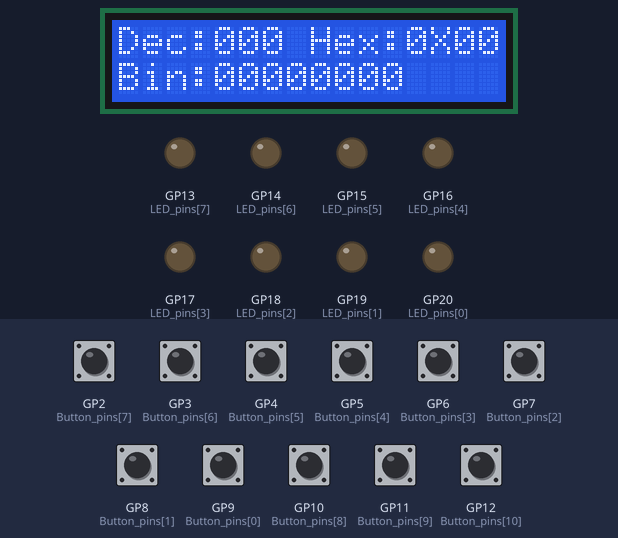
The program below on a simulated Raspberry Pi Pico running MicroPython. Shown: 16×2 character LCD, output pins drawn as LEDs (lit = HIGH). Inputs (shaded band) come from the test bench; at power-on: GP2 (Button_pins[7]), GP3 (Button_pins[6]), GP4 (Button_pins[5]), GP5 (Button_pins[4]), GP6 (Button_pins[3]), GP7 (Button_pins[2]), GP8 (Button_pins[1]), GP9 (Button_pins[0]), GP10 (Button_pins[8]), GP11 (Button_pins[9]), GP12 (Button_pins[10]) LOW. The interpreter's speed is modelled, so counts of loop turns are approximate; library files of the repository ran but are not shown: lcd_api.py, pico_i2c_lcd.py; what the program prints to the serial console is not drawn.

Above: at 1.3 s.
1.4 s: GP2 (Button_pins[7]) pulled HIGH for 0.15 s
At 2.9 s:
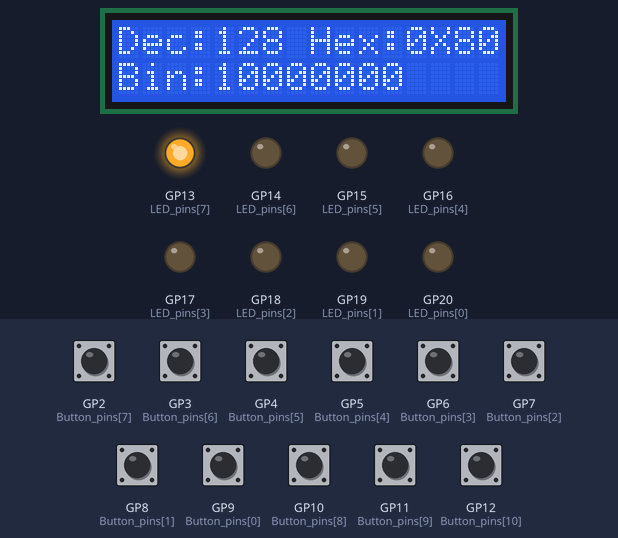
3.4 s: GP3 (Button_pins[6]) pulled HIGH for 0.15 s
At 4.4 s:
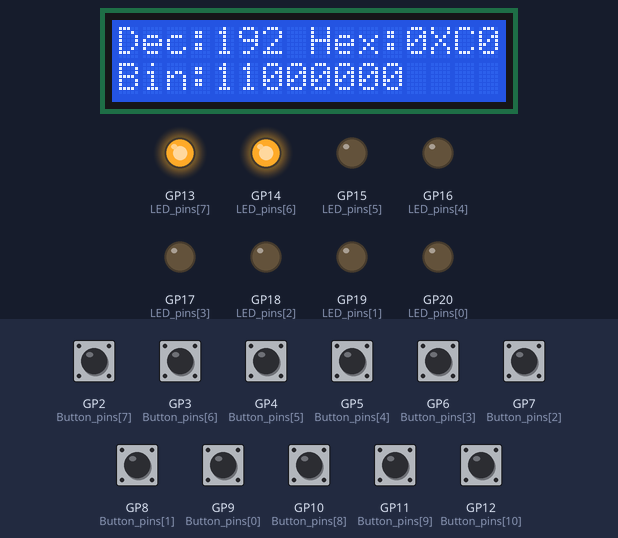
5.4 s: GP4 (Button_pins[5]) pulled HIGH for 0.15 s
At 7.1 s:
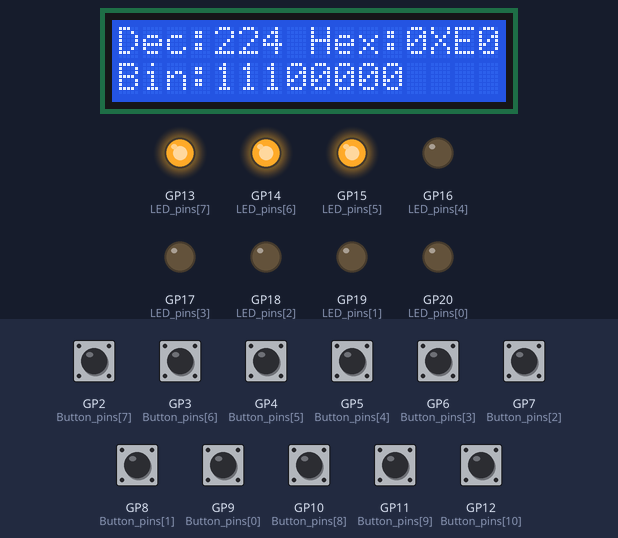
7.4 s: GP5 (Button_pins[4]) pulled HIGH for 0.15 s
At 8.6 s:
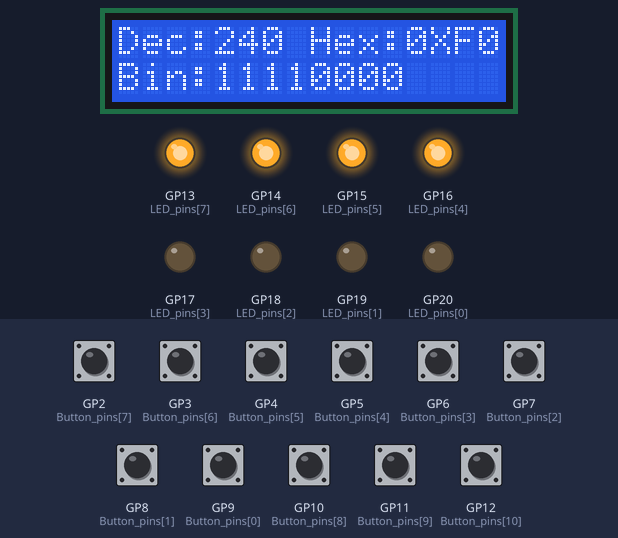
9.4 s: GP11 (Button_pins[9]) pulled HIGH for 0.15 s
At 11.0 s:
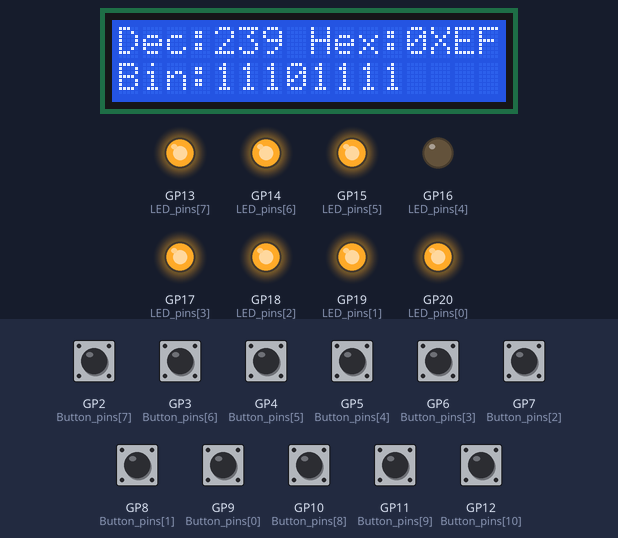
11.3 s: GP7 (Button_pins[2]) pulled HIGH for 0.15 s
At 12.7 s:
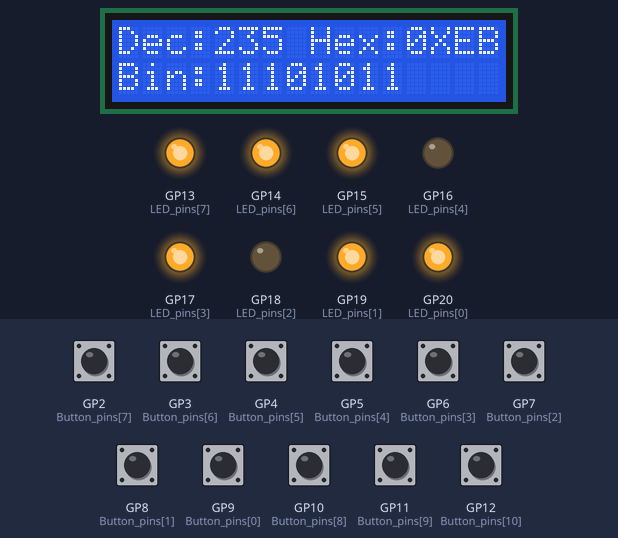
Timing chart, 0 to 14.2 s (numbered marks = the images above; inputs shaded):
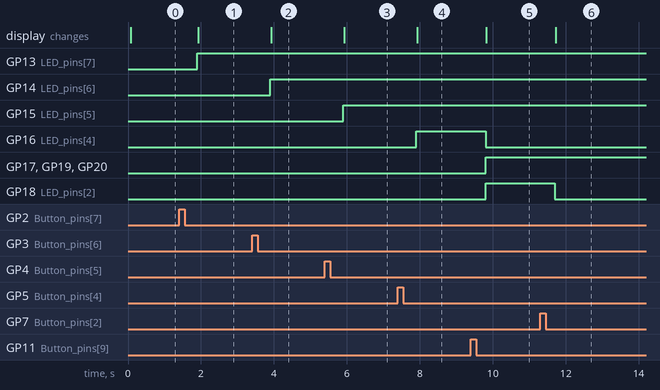

The program:

PCB_Board_main.py
```python
import utime
from machine import I2C, Pin
from lcd_api import LcdApi
from pico_i2c_lcd import I2cLcd

I2C_ADDR     = 63
I2C_NUM_ROWS = 2
I2C_NUM_COLS = 16

i2c = I2C(0, sda=machine.Pin(0), scl=machine.Pin(1), freq=400000)
lcd = I2cLcd(i2c, I2C_ADDR, I2C_NUM_ROWS, I2C_NUM_COLS)

LED_pins = [20,19,18,17,16,15,14,13]
#LED_pins = [13,14,15,16,17,18,19,20]


# Create two empty lists to set up pins ( Rows output and columns input )
LED = []


# Loop to assign GPIO pins and setup input and outputs
for x in range(0,8):

    LED.append(Pin(LED_pins[x], Pin.OUT))
    LED[x].value(0)

LED[7].value(1)
# Button_pins = [12,11,10,9,8,7,6,5,4,3,2]
Button_pins = [9,8,7,6,5,4,3,2,10,11,12]

Button = []
# Loop to assign GPIO pins and setup input and outputs
for x in range(0,11):

    Button.append(Pin(Button_pins[x], Pin.IN, Pin.PULL_DOWN))
    Button[x].value(0)


NUM_OF_LED = 8

counter = 0

table = [1,2,4,8,16,32,64,128]


def display(counter):

    #create a binary value from the counter value passed to check which LED should be turned on or off
    LED_ON_OFF = [1 if counter & (1 << (7-n)) else 0 for n in range(8)]

    #map the list together to a string to display
    binary_display = ''.join(map(str,LED_ON_OFF))


    #reverse the order of the LED list
    LED_ON_OFF.reverse()

    #Loop through values in LED_ON_OFF list to set LEDs High or Low
    for i in range(8):
        LED[i].value(int(LED_ON_OFF[i]))

    #string formatting
    #converter the counter to hexadecimal
    hexa = hex(counter).replace("0x", "")
    #hexa = hexa[2:]
    while len(hexa) < 2:
        hexa = '0' + hexa
    hexa = '0x' + hexa


    decimal = str(counter)
    while len(decimal) < 3:
        decimal = '0' + decimal


    lcd.move_to(0,0)
    lcd.putstr("Dec:")
    lcd.putstr(decimal)

    lcd.move_to(8,0)
    lcd.putstr("Hex:")
    lcd.putstr(str(hexa).upper())

    lcd.move_to(0,1)
    lcd.putstr("Bin:")
    lcd.putstr(binary_display)
    utime.sleep(0.1)


display(0)
while True:
    for x in range(0,8):
        if Button[x].value() == 1:
            utime.sleep(0.1)
            if LED[x].value() == 1 and Button[x].value() == 1:
                Button[x].value(0)
                counter = counter - table[x]
                print(counter)
                utime.sleep(0.3)
                display(counter)

            elif LED[x].value() == 0 and Button[x].value() == 0:
                counter = counter + table[x]
                print(counter)
                utime.sleep(0.3)
                display(counter)

#Reset Button
        if Button[8].value() == 1:
            utime.sleep(0.1)
            counter = 0
            print(counter)
            utime.sleep(0.3)
            display(counter)

#Add
        if Button[10].value() == 1 and counter < 255:
            utime.sleep(0.1)
            counter += 1
            utime.sleep(0.3)
            display(counter)

#Subtract
        if Button[9].value() == 1 and counter > 0:
            utime.sleep(0.1)
            counter -= 1
            utime.sleep(0.3)
            display(counter)
```

Measured:
- after the input at 1.4 s, GP13 (LED_pins[7]): LOW → HIGH after 0.50 s; the display: changes after 0.53 s (image 1)
- after the input at 3.4 s, GP14 (LED_pins[6]): LOW → HIGH after 0.50 s; the display: changes after 0.53 s (image 2)
- after the input at 5.4 s, GP15 (LED_pins[5]): LOW → HIGH after 0.50 s; the display: changes after 0.53 s (image 3)
- after the input at 7.4 s, GP16 (LED_pins[4]): LOW → HIGH after 0.50 s; the display: changes after 0.53 s (image 4)
- after the input at 9.4 s, GP16 (LED_pins[4]): HIGH → LOW after 0.40 s; GP17 (LED_pins[3]), GP18 (LED_pins[2]), GP19 (LED_pins[1]), GP20 (LED_pins[0]): LOW → HIGH after 0.40 s; the display: changes after 0.43 s (image 5)
- after the input at 11.3 s, GP18 (LED_pins[2]): HIGH → LOW after 0.40 s; the display: changes after 0.43 s (image 6)
